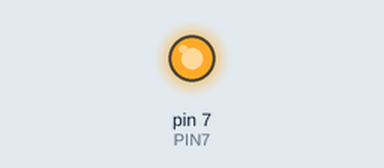
The sketch below on a simulated Arduino Uno, built with avr-gcc and run on an emulated ATmega328P. On the bench: output pins drawn as LEDs (lit = HIGH). At 3.0 s the program stops and its outputs stay as they are.

Above: at 0.1 s.
At 1.1 s:
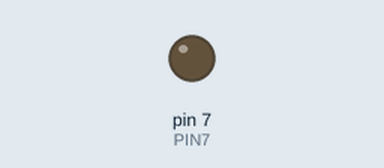
Timing chart, 0 to 4.5 s (numbered marks = the images above):
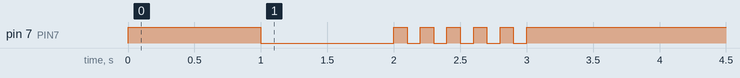

The sketch:

05_practice_2.ino
```cpp
int a,b = 0;

#define PIN7 7
void setup() {
  pinMode(PIN7, OUTPUT);
}

void loop() {
  while (a < 1) {
    digitalWrite(PIN7, HIGH);
    delay(1000);
    digitalWrite(PIN7, LOW);
    delay(1000);
    a++;
  }

  while (b < 5) {
    digitalWrite(PIN7, HIGH);
    delay(100);
    digitalWrite(PIN7, LOW);
    delay(100);
    b++;
  }
  digitalWrite(PIN7, HIGH);
  while (1) {}
}
```

Measured:
- by itself, pin 7 (PIN7): goes HIGH 1.0 s, LOW 1.0 s, 5 × (HIGH 0.10 s, LOW 0.10 s), then HIGH
